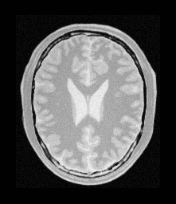
#> input picture images/img_org_translated_img.PNG, 176 x 204 px
$ python fourier_mellin.py
#> lines starting #> are read from the running program, lines starting #| are printed output that depends on the picture
import cv2
import numpy as np
import matplotlib.pyplot as plt

# Load grayscale images
img1 = cv2.imread('images/img_org_translated_img.PNG', cv2.IMREAD_GRAYSCALE)
#> img1 is the input picture: shape (204, 176); min 1, max 247, mean 86
img2 = cv2.imread('images/transformed_image.png', cv2.IMREAD_GRAYSCALE)
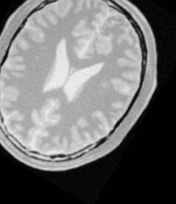
#> input picture images/transformed_image.png, 176 x 204 px
#> img2 is the input picture: shape (204, 176); min 0, max 244, mean 112.5

def preprocess(img):
    # Pad image to prevent cropping
    h, w = img.shape
#> h = 204; w = 176
    pad = max(h, w)
#> pad = 204
    img_padded = np.zeros((pad*2, pad*2), dtype=np.uint8)
    img_padded[pad//2:pad//2 + h, pad//2:pad//2 + w] = img
    return img_padded

img1 = preprocess(img1)
img2 = preprocess(img2)
#> in preprocess (call 2), `img_padded[pad//2:pad//2 + h, pad//2:pad//2 + w] = img`:
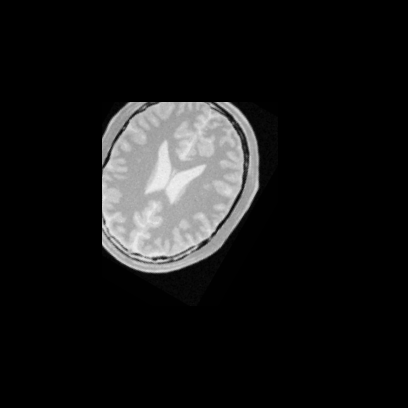
#> img_padded: shape (408, 408); min 0, max 244, mean 24.3

def get_fft_log_magnitude(img):
    f = np.fft.fft2(img)
    fshift = np.fft.fftshift(f)
    mag = np.abs(fshift)
    mag = np.log1p(mag)
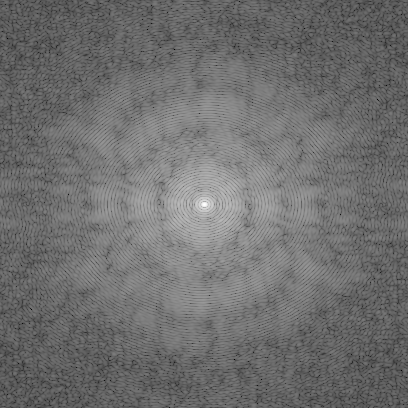
#> mag: shape (408, 408) float64; min 1.35, max 14.94, mean 7.29; drawn with min black and max white
    return mag / np.max(mag)
#> in get_fft_log_magnitude (call 2), `mag = np.log1p(mag)`:
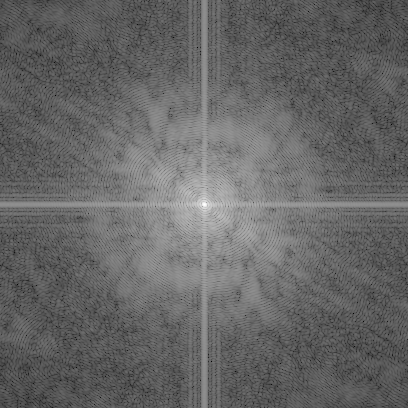
#> mag: shape (408, 408) float64; min 1.21, max 15.21, mean 6.83; drawn with min black and max white

def get_log_polar(img):
    h, w = img.shape
#> h = 408; w = 408
    center = (w // 2, h // 2)
#> center = (204, 204)
    radius = np.hypot(center[0], center[1])
#> radius = 288.5
    log_polar = cv2.logPolar(img, center, radius / np.log(radius), cv2.INTER_LINEAR + cv2.WARP_FILL_OUTLIERS)
    return log_polar

def estimate_rotation_scale(img1, img2):
    mag1 = get_fft_log_magnitude(img1)
    mag2 = get_fft_log_magnitude(img2)
    logpolar1 = get_log_polar(mag1)
    logpolar2 = get_log_polar(mag2)
#> in get_log_polar (call 2), `log_polar = cv2.logPolar(img, center, radius / np.log(radius), cv2.INT..`:
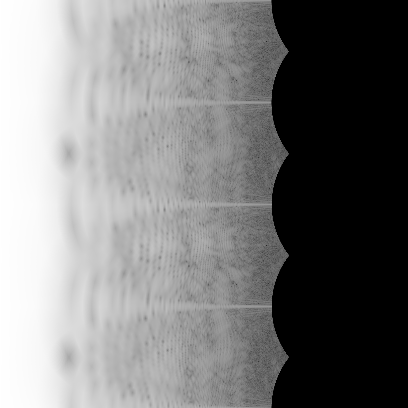
#> log_polar: shape (408, 408) float64; min 0, max 1, mean 0.486
    shift, _ = cv2.phaseCorrelate(logpolar1.astype(np.float32), logpolar2.astype(np.float32))
#> shift = (-0.0264, -0.0351)
    angle = 360.0 * shift[1] / logpolar1.shape[0]
#> angle = -0.0309
    scale = np.exp(shift[0] / logpolar1.shape[1])
#> scale = 1
    return angle, scale, logpolar1, logpolar2

angle, scale, logpolar1, logpolar2 = estimate_rotation_scale(img1, img2)
#> angle = -0.0309; scale = 1

print(f"[INFO] Estimated Rotation: {angle:.2f} degrees")
#| [INFO] Estimated Rotation: -0.03 degrees
print(f"[INFO] Estimated Scale: {scale:.4f}")
#| [INFO] Estimated Scale: 0.9999

# Correct rotation and scale
(h, w) = img2.shape
#> h = 408; w = 408
center = (w // 2, h // 2)
#> center = (204, 204)
M_rs = cv2.getRotationMatrix2D(center, -angle, 1.0 / scale)
#> M_rs = [[1, 0.00054, -0.123], [-0.00054, 1, 0.097]]
img2_corrected = cv2.warpAffine(img2, M_rs, (w, h))

# Estimate translation
shift, _ = cv2.phaseCorrelate(img1.astype(np.float32), img2_corrected.astype(np.float32))
#> shift = (-10.82, -24.44)
dx, dy = shift
#> dx = -10.82; dy = -24.44
print(f"[INFO] Estimated Translation: dx={dx:.2f}, dy={dy:.2f}")
#| [INFO] Estimated Translation: dx=-10.82, dy=-24.44

# Apply translation
M_translate = np.float32([[1, 0, -dx], [0, 1, -dy]])
#> M_translate = [[1, 0, 10.82], [0, 1, 24.44]]
img2_registered = cv2.warpAffine(img2_corrected, M_translate, (w, h))
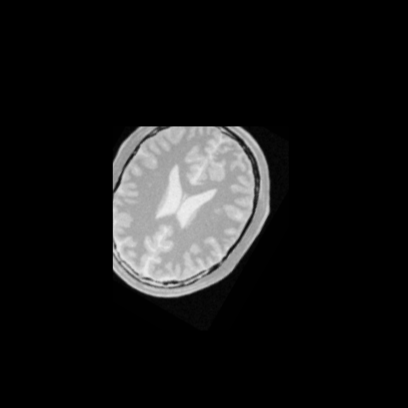
#> img2_registered: shape (408, 408); min 0, max 239, mean 24.3

# Visualization
fig, axs = plt.subplots(2, 3, figsize=(16, 10))
axs[0, 0].imshow(img1, cmap='gray')
axs[0, 0].set_title("Reference Image")
axs[0, 0].axis('off')

axs[0, 1].imshow(img2, cmap='gray')
axs[0, 1].set_title("Input Image (Transformed)")
axs[0, 1].axis('off')

axs[0, 2].imshow(logpolar2, cmap='gray')
axs[0, 2].set_title("Log-Polar Transform")
axs[0, 2].axis('off')

axs[1, 0].imshow(img2_corrected, cmap='gray')
axs[1, 0].set_title("After Rotation + Scale Correction")
axs[1, 0].axis('off')

axs[1, 1].imshow(img2_registered, cmap='gray')
axs[1, 1].set_title("Final Registered Image")
axs[1, 1].axis('off')

diff = cv2.absdiff(img1, img2_registered)
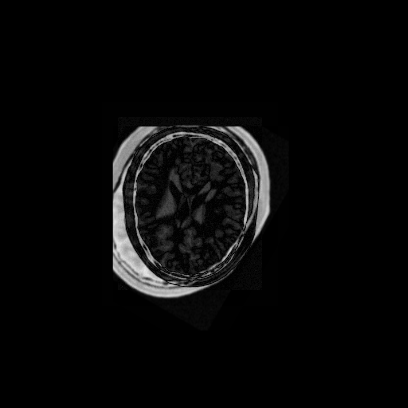
#> diff: shape (408, 408); min 0, max 230, mean 8.3
axs[1, 2].imshow(diff, cmap='hot')
axs[1, 2].set_title("Difference Map")
axs[1, 2].axis('off')

plt.tight_layout()
plt.show()
